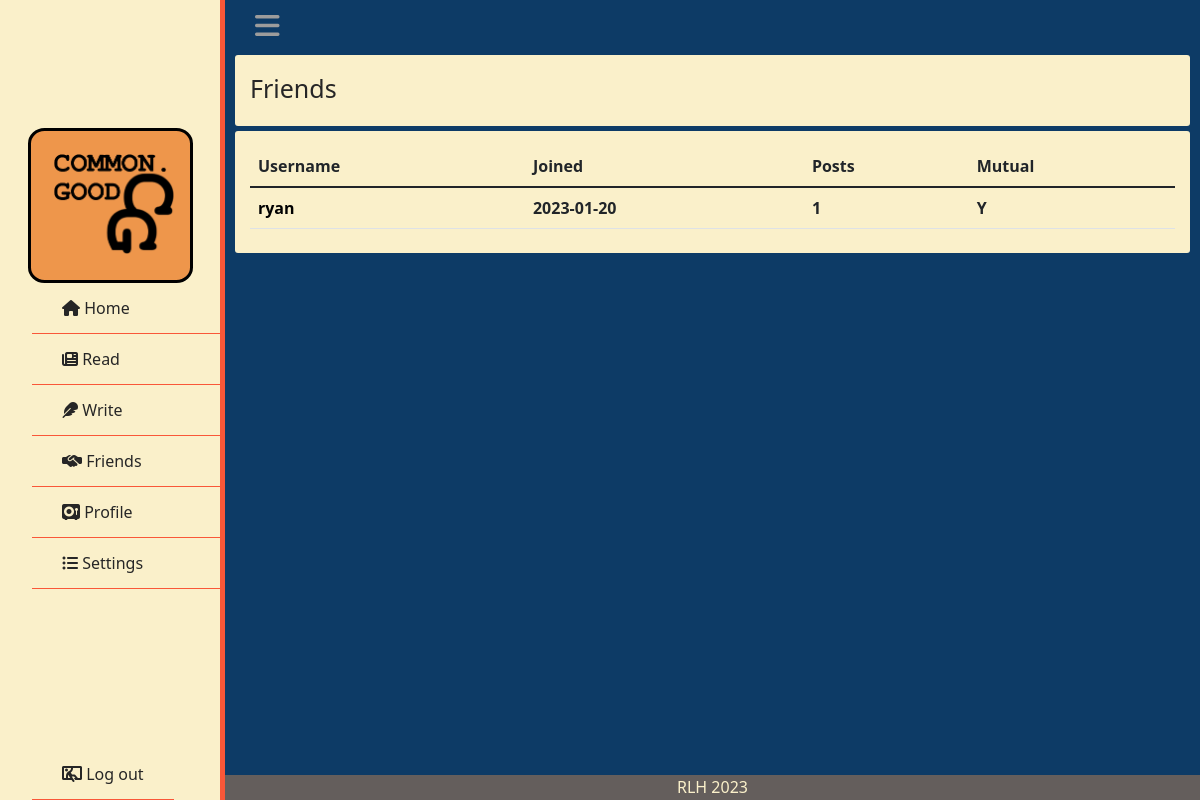
/friends (signed in), run on the app's committed database.
### tables this page shows
CREATE TABLE users (id INTEGER PRIMARY KEY AUTOINCREMENT, username TEXT NOT NULL, hash TEXT NOT NULL, ismod TEXT NOT NULL);

### app.py (the view)
@app.route("/friends", methods=["GET","POST"])
def viewfriends():
    flist = select("data.db", "SELECT friend_id, mutual FROM connections WHERE friender_id = ?", session.get("user_id"))
    for row in flist:
        data = select("data.db", "SELECT username, id FROM users WHERE id = ?", (row["friend_id"]))[0]
        row["username"] = data["username"]
        row["id"] = data["id"]
        data = select("data.db", "SELECT join_date FROM profiles WHERE user_id = ?", row["friend_id"])[0]
        row["join_date"] = data["join_date"].split(' ')[0]
        data = select("data.db", "SELECT COUNT(post_id) AS posts FROM posts WHERE user_id = ?", (row["friend_id"]))[0]
        row["posts"] = data["posts"]
    return render_template("friends.html", friends=flist)

### helpers.py (called while the page is built)
def select(database, query:str, query_variable=None):
    connection = sqlite3.connect(database)
    cur = connection.cursor()
    if not isinstance(query_variable, tuple) and query_variable != None:
        query_variable = tuple([query_variable])
    if query_variable == None:
        cur.execute(query)
    elif len(query_variable) > 1:
        cur.execute(query, query_variable)
    else:
        cur.execute(query, query_variable)
    names = list(map(lambda x: x[0], cur.description))
    db = cur.fetchall()
    dictlist = []
    for row in range(len(db)):
        currow = db[row]
        currowdict = {}
        for col in range(len(currow)):
            currowdict[names[col]] = currow[col]
        dictlist.append(currowdict)
    return dictlist

### templates/friends.html (shortened to what this page needs)
{% extends "layout.html" %}
{% block main %}
    <div class="box">
        <p class="formtitle">Friends</p>
    </div>
    <div class="box">
        <table class="table">
            <thead>
                <tr>
                    <th scope="col">Username</th>
                    <th scope="col">Joined</th>
                    <th scope="col">Posts</th>
                    <th scope="col">Mutual</th>
                </tr>
            </thead>
            <tbody>
            {% for row in friends: %}
            <tr class="postrow">
                <th><form action="/usrprofile" method="post"><button type="submit" name="id" value="{{ row['id'] }}" class="proflink">{{ row["username"] }}</button></form></th>
                <th>{{ row["join_date"] }}</th>
                <th>{{ row["posts"] }}</th>
                <th>{{ row["mutual"] }}</th>
            </tr>
            {% endfor %}
            </tbody>
        </table>
    </div>
{% endblock %}

### static/styles.css (style rules this page uses)
* { list-style: none; text-decoration: none; margin: 0; padding: 0; box-sizing: border-box; font-family: system-ui, -apple-system, BlinkMacSystemFont, 'Segoe UI', Roboto, Oxygen, Ubuntu, Cantarell, 'Open Sans', 'Helvetica Neue', sans-serif; transition: all 0.5s ease; }
.box { background-color: #FAF0CA; padding: 15px 15px 8px 15px; margin-left: 10px; margin-right: 10px; margin-top:5px; margin-bottom: 5px; border-radius: 3px; }
.formtitle { margin-bottom: 10px; font-size: 25px; color: #262626; }
.postrow { vertical-align: baseline; }
.proflink { background-color: #FAF0CA; border: none; font-weight: bold; }
body { background: #0D3B66; }

### data on the page
users: {{ row['id'] }} 29 (drawn), username "ryan", join_date "2023-01-20", posts "1", mutual "Y"
